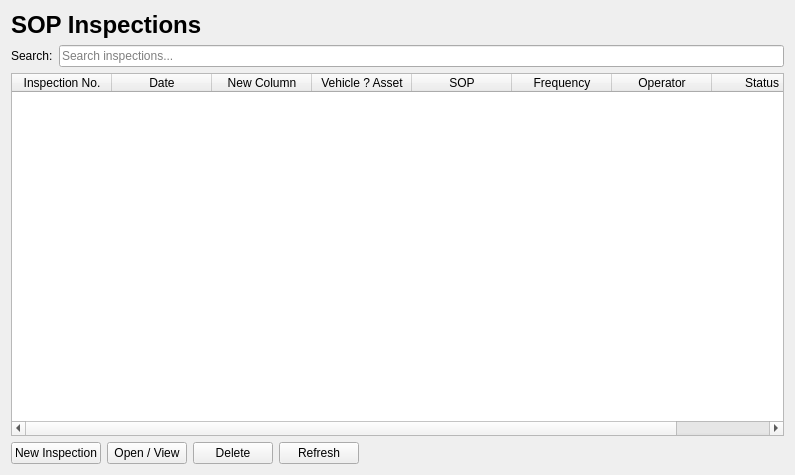
<?xml version="1.0" encoding="UTF-8"?>
<ui version="4.0">
 <class>VehicleSopInspectionPage</class>
 <widget class="QWidget" name="VehicleSopInspectionPage">
  <property name="geometry">
   <rect>
    <x>0</x>
    <y>0</y>
    <width>795</width>
    <height>475</height>
   </rect>
  </property>
  <property name="windowTitle">
   <string>Vehicle SOP Inspections Page</string>
  </property>
  <layout class="QVBoxLayout" name="verticalLayout">
   <item>
    <widget class="QLabel" name="lblTitle">
     <property name="font">
      <font>
       <pointsize>18</pointsize>
       <bold>true</bold>
      </font>
     </property>
     <property name="text">
      <string>SOP Inspections</string>
     </property>
    </widget>
   </item>
   <item>
    <layout class="QHBoxLayout" name="horizontalLayout">
     <item>
      <widget class="QLabel" name="lblSearch">
       <property name="text">
        <string>Search:</string>
       </property>
      </widget>
     </item>
     <item>
      <widget class="QLineEdit" name="txtSearch">
       <property name="placeholderText">
        <string>Search inspections...</string>
       </property>
      </widget>
     </item>
    </layout>
   </item>
   <item>
    <widget class="QTableWidget" name="tblInspections">
     <property name="alternatingRowColors">
      <bool>true</bool>
     </property>
     <column>
      <property name="text">
       <string>Inspection No.</string>
      </property>
     </column>
     <column>
      <property name="text">
       <string>Date</string>
      </property>
     </column>
     <column>
      <property name="text">
       <string>New Column</string>
      </property>
     </column>
     <column>
      <property name="text">
       <string>Vehicle ? Asset</string>
      </property>
     </column>
     <column>
      <property name="text">
       <string>SOP</string>
      </property>
     </column>
     <column>
      <property name="text">
       <string>Frequency</string>
      </property>
     </column>
     <column>
      <property name="text">
       <string>Operator</string>
      </property>
     </column>
     <column>
      <property name="text">
       <string>Status</string>
      </property>
     </column>
    </widget>
   </item>
   <item>
    <layout class="QHBoxLayout" name="horizontalLayout_2">
     <item>
      <widget class="QPushButton" name="btnNew">
       <property name="text">
        <string>New Inspection</string>
       </property>
      </widget>
     </item>
     <item>
      <widget class="QPushButton" name="btnOpen">
       <property name="text">
        <string>Open / View</string>
       </property>
      </widget>
     </item>
     <item>
      <widget class="QPushButton" name="btnDelete">
       <property name="text">
        <string>Delete</string>
       </property>
      </widget>
     </item>
     <item>
      <widget class="QPushButton" name="btnRefresh">
       <property name="text">
        <string>Refresh</string>
       </property>
      </widget>
     </item>
     <item>
      <spacer name="horizontalSpacer">
       <property name="orientation">
        <enum>Qt::Orientation::Horizontal</enum>
       </property>
       <property name="sizeHint" stdset="0">
        <size>
         <width>40</width>
         <height>20</height>
        </size>
       </property>
      </spacer>
     </item>
    </layout>
   </item>
  </layout>
 </widget>
 <resources/>
 <connections/>
</ui>
